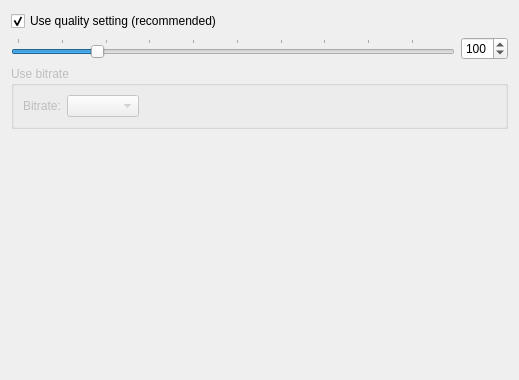
<?xml version="1.0" encoding="UTF-8"?>
<ui version="4.0">
 <class>ConfigPage_Aac</class>
 <widget class="QWidget" name="aacConfigPage">
  <property name="geometry">
   <rect>
    <x>0</x>
    <y>0</y>
    <width>519</width>
    <height>380</height>
   </rect>
  </property>
  <property name="windowTitle">
   <string>AAC encoding configuration</string>
  </property>
  <layout class="QVBoxLayout" name="verticalLayout">
   <item>
    <widget class="QCheckBox" name="aacUseQualityCheck">
     <property name="text">
      <string>Use quality setting (recommended)</string>
     </property>
     <property name="checked">
      <bool>true</bool>
     </property>
    </widget>
   </item>
   <item>
    <layout class="QHBoxLayout" name="horizontalLayout_6">
     <item>
      <widget class="QSlider" name="aacQualitySlider">
       <property name="sizePolicy">
        <sizepolicy hsizetype="Expanding" vsizetype="Fixed">
         <horstretch>0</horstretch>
         <verstretch>0</verstretch>
        </sizepolicy>
       </property>
       <property name="minimum">
        <number>10</number>
       </property>
       <property name="maximum">
        <number>500</number>
       </property>
       <property name="singleStep">
        <number>1</number>
       </property>
       <property name="pageStep">
        <number>25</number>
       </property>
       <property name="value">
        <number>100</number>
       </property>
       <property name="orientation">
        <enum>Qt::Horizontal</enum>
       </property>
       <property name="tickPosition">
        <enum>QSlider::TicksAbove</enum>
       </property>
       <property name="tickInterval">
        <number>50</number>
       </property>
      </widget>
     </item>
     <item>
      <widget class="QSpinBox" name="aacQualitySpin">
       <property name="minimum">
        <number>10</number>
       </property>
       <property name="maximum">
        <number>500</number>
       </property>
       <property name="value">
        <number>100</number>
       </property>
      </widget>
     </item>
    </layout>
   </item>
   <item>
    <widget class="QGroupBox" name="aacBitrateGroup">
     <property name="enabled">
      <bool>false</bool>
     </property>
     <property name="title">
      <string>Use bitrate</string>
     </property>
     <property name="checkable">
      <bool>false</bool>
     </property>
     <layout class="QGridLayout" name="formLayout_3">
      <item row="0" column="0">
       <widget class="QLabel" name="label_3">
        <property name="enabled">
         <bool>false</bool>
        </property>
        <property name="text">
         <string>Bitrate:</string>
        </property>
        <property name="buddy">
         <cstring>aacBitrateCbx</cstring>
        </property>
       </widget>
      </item>
      <item row="0" column="1">
       <widget class="QComboBox" name="aacBitrateCbx">
        <property name="enabled">
         <bool>false</bool>
        </property>
        <property name="toolTip">
         <string>Sets target bitrate (in kb/s).</string>
        </property>
       </widget>
      </item>
      <item row="0" column="2">
       <spacer name="horizontalSpacer_5">
        <property name="orientation">
         <enum>Qt::Horizontal</enum>
        </property>
        <property name="sizeHint" stdset="0">
         <size>
          <width>40</width>
          <height>20</height>
         </size>
        </property>
       </spacer>
      </item>
     </layout>
    </widget>
   </item>
   <item>
    <spacer name="verticalSpacer">
     <property name="orientation">
      <enum>Qt::Vertical</enum>
     </property>
     <property name="sizeHint" stdset="0">
      <size>
       <width>20</width>
       <height>122</height>
      </size>
     </property>
    </spacer>
   </item>
  </layout>
 </widget>
 <tabstops>
  <tabstop>aacUseQualityCheck</tabstop>
  <tabstop>aacQualitySlider</tabstop>
  <tabstop>aacQualitySpin</tabstop>
  <tabstop>aacBitrateCbx</tabstop>
 </tabstops>
 <resources/>
 <connections>
  <connection>
   <sender>aacUseQualityCheck</sender>
   <signal>toggled(bool)</signal>
   <receiver>aacBitrateGroup</receiver>
   <slot>setDisabled(bool)</slot>
   <hints>
    <hint type="sourcelabel">
     <x>373</x>
     <y>24</y>
    </hint>
    <hint type="destinationlabel">
     <x>236</x>
     <y>123</y>
    </hint>
   </hints>
  </connection>
  <connection>
   <sender>aacUseQualityCheck</sender>
   <signal>toggled(bool)</signal>
   <receiver>aacQualitySlider</receiver>
   <slot>setEnabled(bool)</slot>
   <hints>
    <hint type="sourcelabel">
     <x>373</x>
     <y>24</y>
    </hint>
    <hint type="destinationlabel">
     <x>372</x>
     <y>32</y>
    </hint>
   </hints>
  </connection>
  <connection>
   <sender>aacUseQualityCheck</sender>
   <signal>toggled(bool)</signal>
   <receiver>label_3</receiver>
   <slot>setDisabled(bool)</slot>
   <hints>
    <hint type="sourcelabel">
     <x>260</x>
     <y>24</y>
    </hint>
    <hint type="destinationlabel">
     <x>54</x>
     <y>116</y>
    </hint>
   </hints>
  </connection>
  <connection>
   <sender>aacUseQualityCheck</sender>
   <signal>toggled(bool)</signal>
   <receiver>aacBitrateCbx</receiver>
   <slot>setDisabled(bool)</slot>
   <hints>
    <hint type="sourcelabel">
     <x>401</x>
     <y>24</y>
    </hint>
    <hint type="destinationlabel">
     <x>136</x>
     <y>116</y>
    </hint>
   </hints>
  </connection>
  <connection>
   <sender>aacQualitySlider</sender>
   <signal>valueChanged(int)</signal>
   <receiver>aacQualitySpin</receiver>
   <slot>setValue(int)</slot>
   <hints>
    <hint type="sourcelabel">
     <x>452</x>
     <y>40</y>
    </hint>
    <hint type="destinationlabel">
     <x>478</x>
     <y>41</y>
    </hint>
   </hints>
  </connection>
  <connection>
   <sender>aacQualitySpin</sender>
   <signal>valueChanged(int)</signal>
   <receiver>aacQualitySlider</receiver>
   <slot>setValue(int)</slot>
   <hints>
    <hint type="sourcelabel">
     <x>472</x>
     <y>53</y>
    </hint>
    <hint type="destinationlabel">
     <x>440</x>
     <y>53</y>
    </hint>
   </hints>
  </connection>
  <connection>
   <sender>aacUseQualityCheck</sender>
   <signal>toggled(bool)</signal>
   <receiver>aacQualitySpin</receiver>
   <slot>setEnabled(bool)</slot>
   <hints>
    <hint type="sourcelabel">
     <x>494</x>
     <y>8</y>
    </hint>
    <hint type="destinationlabel">
     <x>497</x>
     <y>39</y>
    </hint>
   </hints>
  </connection>
 </connections>
</ui>
